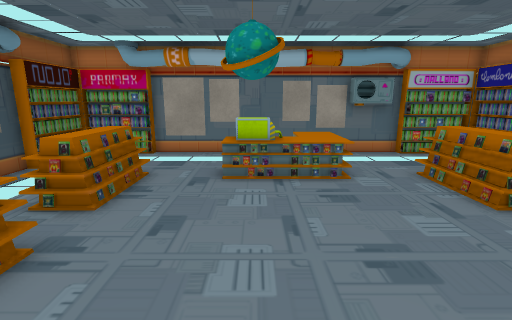
view 1 (above)

13 first-person views from a walk through a Unity game level. The camera is 1.2 m above the floor, tilts 12° down and sees 85° across. The floor is counted in squares, 0.5 m on a side. Each view is taken from the middle of a square. On the plan, view 1 faces up. The plan holds only what a view shows up to about 18 squares ahead; the rest is blank. The place goes on beyond the plan. Some animated figures are not drawn.

view 2
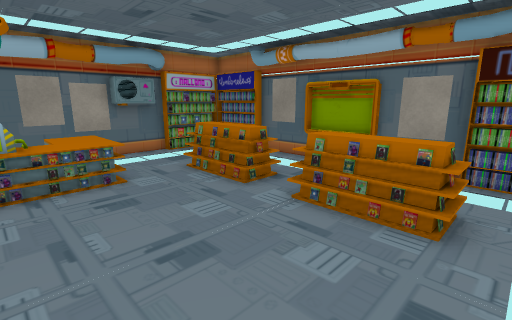

view 3
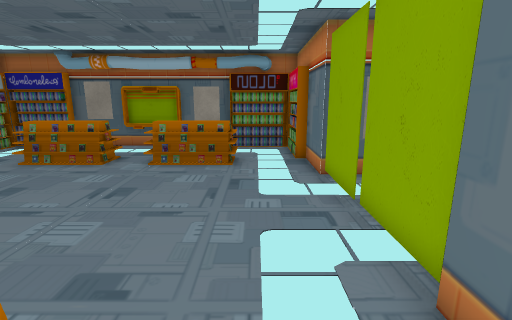

view 4
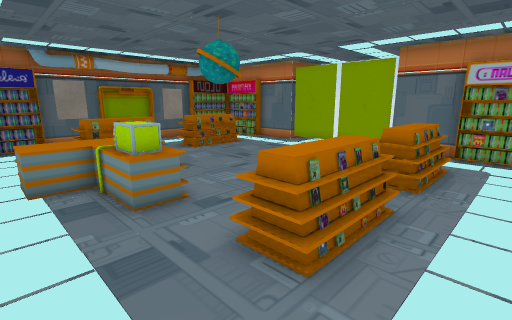

view 5
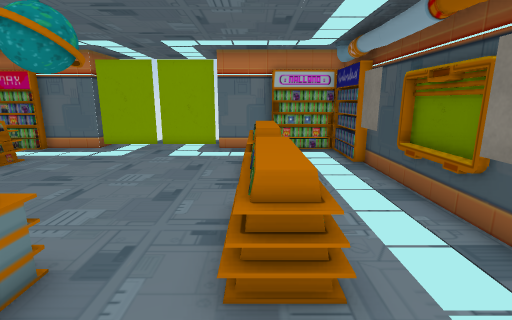

view 6
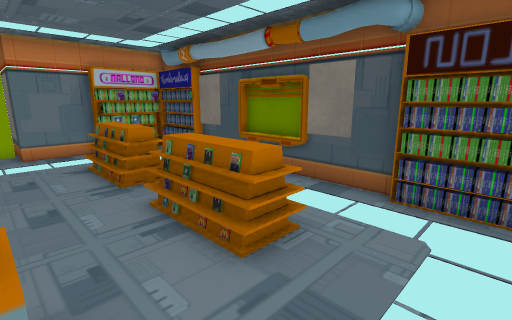

view 7
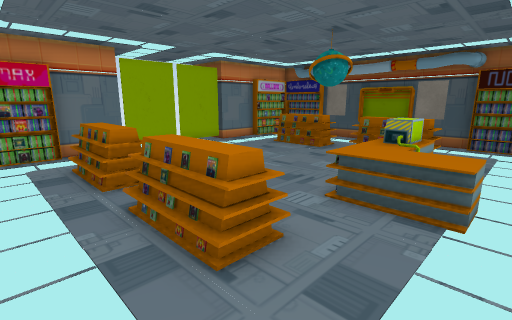

view 8
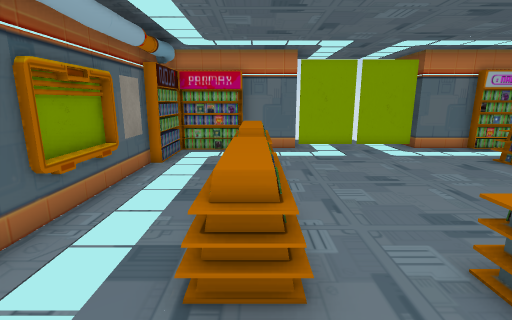

view 9
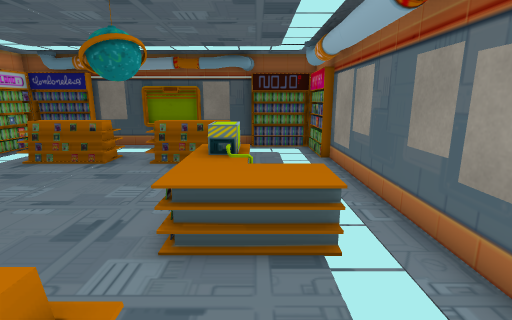

view 10
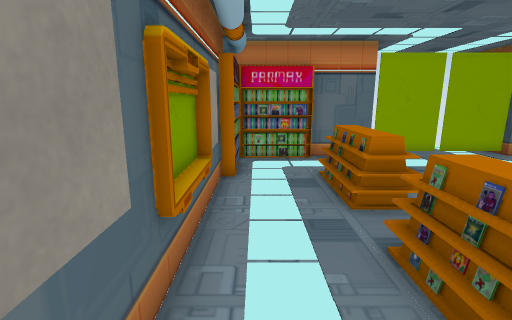

view 11
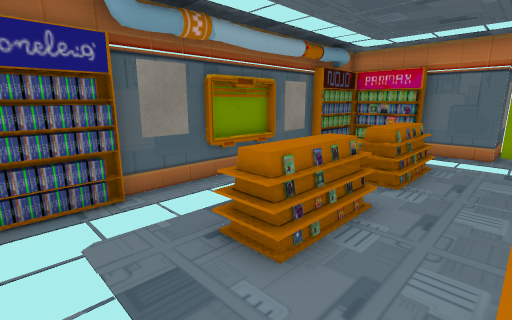

view 12
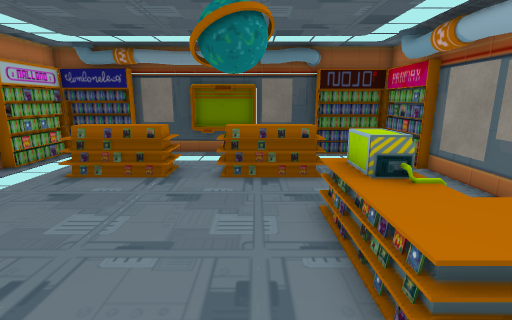

view 13
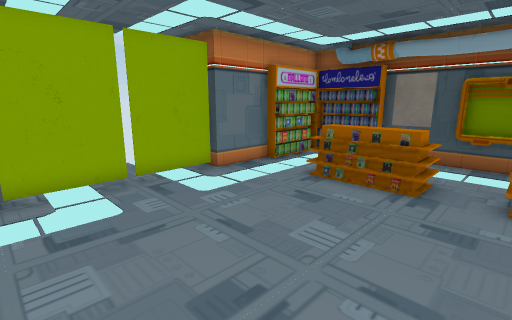

### Floor plan
Points are (right, up) in squares from view 1. A wall is a line through its corners. A room is listed if a view was taken in it or the views show most of it. See-through windows are left out.
Room 1 (views 1, 2, 3, 4, 5, 6, 7, 8, 9, 10, 11, 12, 13)
walls: (9.9, 3.9) (9.9, 7.1); (-4.9, -2.1) (-2.1, -2.1) (-2.1, -3.4); (-8.1, 7) (-8.1, 4); (10.1, 1.4) (10.1, 9.6); (4, -4.5) (4, -2.1) (6.9, -2.1); (-8.2, 9.9) (-8.2, 1.3); (7.5, 13.2) (-8.1, 13.2)
ways out: gap at (4, -2)
objects: shelf (-8, -1) to (-8, 0); shelf (-8, 11) to (-8, 12); shelf (-6, -2); shelf (-6, 13); shelf (-5, 1) to (-4, 4); shelf (-5, 6) to (-4, 9); other object (-1, -2) to (0, -2); other object (-1, 6) to (0, 7); desk (-1, 8) to (3, 11); other object (2, -2) to (3, -2); shelf (6, 4); shelf (6, 6); shelf (6, 9); shelf (8, -2) to (9, -2); shelf (8, 13) to (9, 13); shelf (10, -1) to (10, 1); shelf (10, 10) to (10, 12)

Positions as (right, up) in squares from view 1, and headings:
1: (0, 0), facing up
2: (0, 0), facing up-right
3: (-5, 0), facing right
4: (-7, 12), facing down-right
5: (-4, 12), facing down
6: (-1, 12), facing down-left
7: (9, 12), facing down-left
8: (6, 12), facing down
9: (7, 10), facing left
10: (9, 10), facing down
11: (3, 12), facing down-right
12: (5, 7), facing left
13: (4, 6), facing down-left
